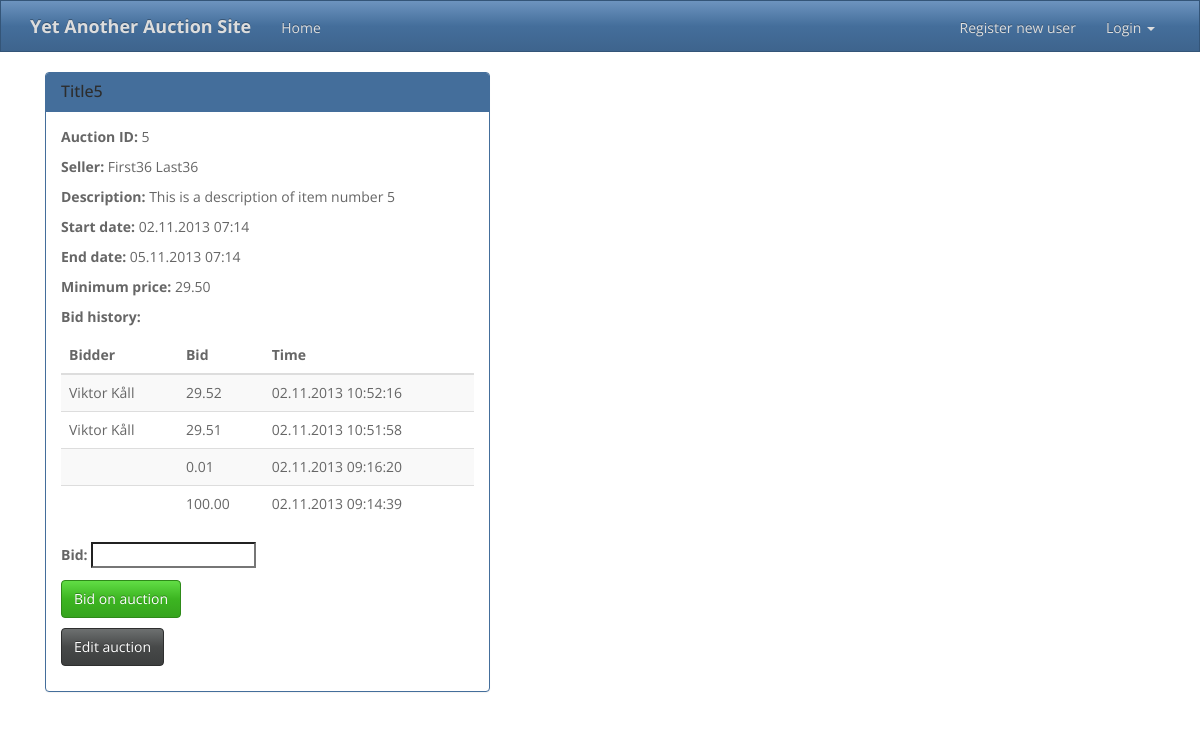
The app's page /YAAS/auction/5/, older data.
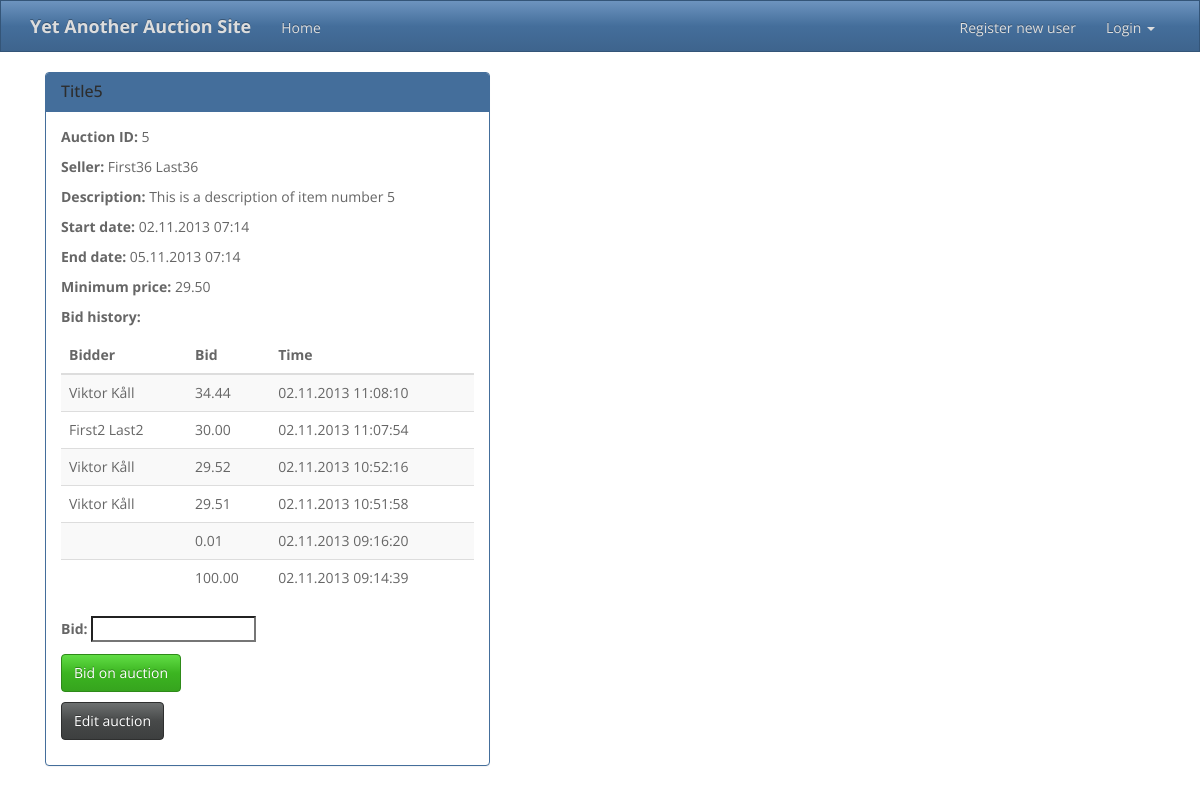
The same page, newer data.
### YAAS_app/models.py (models this page shows, shortened)
class Auction(models.Model):
    id = models.AutoField(primary_key=True)
    seller = models.ForeignKey(User)
    title = models.CharField(max_length=30)
    description = models.TextField()
    start_date = models.DateTimeField(auto_now_add=True)
    updated_date = models.DateTimeField(auto_now=True)
    end_date = models.DateTimeField()
    minimum_price = models.DecimalField(max_digits=16, decimal_places=2)
    active = models.BooleanField(default=True)
    banned = models.BooleanField(default=False)
    @classmethod
    def getActiveById(cls, auction_id):
        try:
            a = cls.objects.get(id=auction_id)
        except ObjectDoesNotExist:
            a = None
        if a and a.active and not a.banned:
            return a
        else:
            return None
    def getBidHistory(self):
        bids = Bid.getBidsForAuction(self)
        return bids

class Bid(models.Model):
    id = models.AutoField(primary_key=True)
    auction = models.ForeignKey(Auction)
    bidder = models.ForeignKey(User)
    bid = models.DecimalField(max_digits=16, decimal_places=2)
    timestamp = models.DateTimeField(auto_now_add=True)
    @classmethod
    def getBidsForAuction(cls, auction):
        bids = cls.objects.filter(auction=auction).order_by("-timestamp")
        return bids

### YAAS_app/views.py (the view)
def view_auction(request, id):
    auction = Auction.getActiveById(id)
    if auction:
        template = "view_auction.html"
        context = {"auction": auction, "bid_history": auction.getBidHistory(), "bid_form": BidForm()}
        return render_to_response(template, context, context_instance=RequestContext(request))
    else:
        template = "message.html"
        context = {"message": "Auction not found"}
        return render_to_response(template, context, context_instance=RequestContext(request))

### YAAS_app/forms.py
class BidForm(forms.ModelForm):
    class Meta:
        model = Bid
        fields = ('bid',)

### templates/view_auction.html (shortened to what this page needs)
{% extends "base.html" %}
{% block content %}
    <div class="col-md-5">
        <div class="panel panel-primary">
            <div class="panel-heading">
                <h3 class="panel-title">{{ auction.title }}</h3>
            </div>
            <div class="panel-body">
                <p><b>Auction ID:</b> {{ auction.id }}</p>
                <p><b>Seller:</b> {{ auction.seller.get_full_name }}</p>
                <p><b>Description:</b> {{ auction.description }}</p>
                <p><b>Start date:</b> {{ auction.start_date|date:"d.m.Y H:i" }}</p>
                <p><b>End date:</b> {{ auction.end_date|date:"d.m.Y H:i" }}</p>
                <p><b>Minimum price:</b> {{ auction.minimum_price|floatformat:2 }}</p>
                <p><b>Bid history:</b> </p>
                <table class="table table-striped table-hover">
                    <thead>
                    <tr>
                        <th>Bidder</th>
                        <th>Bid</th>
                        <th>Time</th>
                    </tr>
                    </thead>
                    <tbody>
                        {% for b in bid_history %}
                        <tr>
                            <td>{{ b.bidder.get_full_name }}</td>
                            <td>{{ b.bid|floatformat:2 }}</td>
                            <td>{{ b.timestamp|date:"d.m.Y H:i:s" }}</td>
                        </tr>
                        {% endfor %}
                    </tbody>
                </table>
                <form class="form-horizontal" action="/YAAS/auction/{{ auction.id }}/bid/" method="post">
                    {{ bid_form.as_p }}
                    <p><input type="submit" class="btn btn-success" value="Bid on auction"/></p>
                </form>
                <p>
                    <a href="/YAAS/auction/{{ auction.id }}/edit/" class="btn btn-default">Edit auction</a>
                </p>
            </div>
        </div>
    </div>
{% endblock %}

### templates/base.html (shortened to what this page needs)
<!DOCTYPE html>
<html>
<head>
    {% load staticfiles %}
    <link rel="stylesheet" type="text/css" href="{% static "bootstrap/css/bootstrap.min.css" %}">
</head>
<body>
<div class="navbar navbar-inverse navbar-static-top">
    <div class="container">
        <b><a href="/YAAS/" class="navbar-brand">Yet Another Auction Site</a></b>
        <div class="collapse navbar-collapse navHeaderCollapse">
            <ul class="nav navbar-nav">
                <li><a href="/YAAS/">Home</a></li>
            </ul>
            <ul class="nav navbar-nav navbar-right">
                {% if user.is_authenticated %}
                <b><p class="navbar-text">Logged in as {{ user.username }}</p></b>
                <li><a href="/YAAS/user/">Edit user info</a></li>
                <li><a href="/YAAS/logout/">Logout</a></li>
                {% else %}
                <li><a href="/YAAS/user/register/">Register new user</a></li>
                <li class="dropdown">
                    <a href="#" class="dropdown-toggle" data-toggle="dropdown">Login <strong class="caret"></strong></a>
                </li>
                {% endif %}
            </ul>
        </div>
    </div>
</div>
<div class="container">
    {% block content %}{% endblock %}
</div>
</body>
</html>

Row changes from the older to the newer data that the page shows:
added Bid: bidder.get_full_name "Viktor Kåll", bid "34.44", timestamp "02.11.2013 11:08:10"
added Bid: bidder.get_full_name "First2 Last2", bid "30.00", timestamp "02.11.2013 11:07:54"
